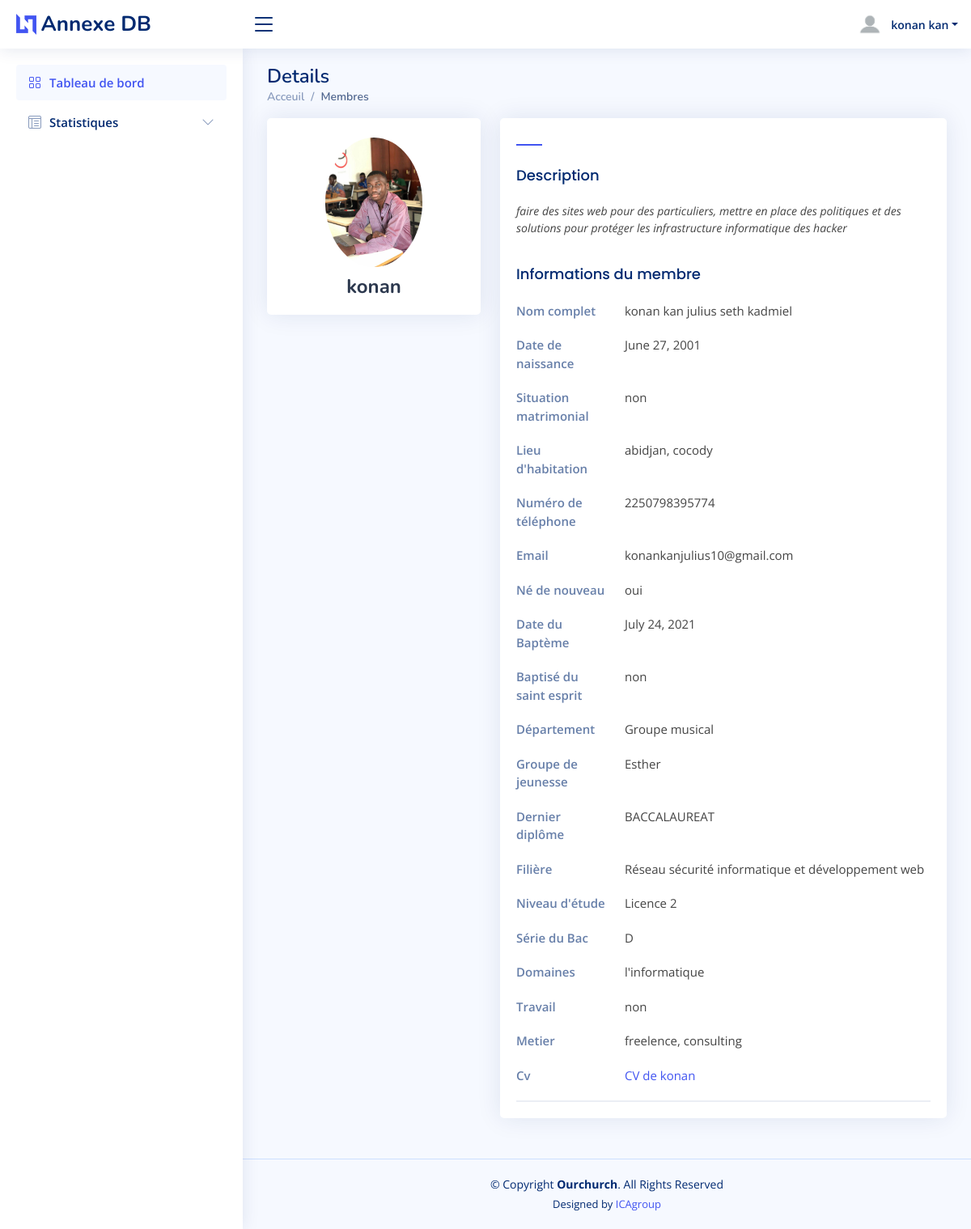
The app's page /comptes/1/ (signed in) with its own data.
### formulaires/models.py (models this page shows, shortened)
class professionnal(models.Model):
    CHOIX = [
        ("oui","oui"),
        ("non","non")
    ]
    secteurs_activite = [
        ('agriculture', 'Agriculture'),
        ('telecommunications', 'Télécommunications'),
        ('petrole_gaz', 'Pétrole et gaz'),
        ('banque_finance', 'Banque et finance'),
        ('energie', 'Énergie'),
        ('tourisme', 'Tourisme'),
        ('commerce', 'Commerce'),
        ('construction_immobilier', 'Construction et immobilier'),
        ('manufacturier', 'Manufacturier'),
        ('services', 'Services'),
        ('transport_logistique', 'Transport et logistique'),
        ('technologie', 'Technologie de l\'information'),
        ('education', 'Éducation'),
        ('sante', 'Santé'),
        ('media', 'Média et communication'),
        ('mode', 'Mode et textile'),
        ('art_culture', 'Art et culture'),
        ('sport', 'Sport et loisirs'),
        ('restauration', 'Restauration'),
        ('automobile', 'Automobile'),
        ('environnement', 'Environnement'),
    ]
    person = models.ForeignKey(scolaire,null=True, on_delete=models.CASCADE)
    domaine = models.CharField(max_length=80, null=True, blank=True, choices=secteurs_activite)
    working = models.CharField(max_length=3,null=True, blank=True, choices=CHOIX)
    metier= models.CharField(max_length=80,null=True, blank=True)
    description = models.TextField(blank=True, default=None)
    cv = models.FileField(upload_to='PDF/CV/', null=True)
    image_de_profil = models.ImageField(upload_to='Pictures/profil', null=True)

class Person(models.Model):
    villes = [
        ("Abengourou", "Abengourou"),
        ("Abidjan", "Abidjan"),
        ("Aboisso", "Aboisso"),
        ("Adzopé", "Adzopé"),
        ("Agboville", "Agboville"),
        ("Akoupé", "Akoupé"),
        ("Anyama", "Anyama"),
        ("Bingerville", "Bingerville"),
        ("Bondoukou", "Bondoukou"),
        ("Bouaflé", "Bouaflé"),
        ("Bouaké", "Bouaké"),
        ("Boundiali", "Boundiali"),
        ("Dabou", "Dabou"),
        ("Daloa", "Daloa"),
        ("Daoukro", "Daoukro"),
        ("Dimbokro", "Dimbokro"),
        ("Divo", "Divo"),
        ("Ferkessédougou", "Ferkessédougou"),
        ("Gagnoa", "Gagnoa"),
        ("Grand-Bassam", "Grand-Bassam"),
        ("Guiglo", "Guiglo"),
        ("Issia", "Issia"),
        ("Katiola", "Katiola"),
        ("Korhogo", "Korhogo"),
        ("Lakota", "Lakota"),
        ("Man", "Man"),
        ("Odienné", "Odienné"),
        ("San-Pédro", "San-Pédro"),
        ("Sassandra", "Sassandra"),
        ("Séguéla", "Séguéla"),
        ("Soubré", "Soubré"),
        ("Tiassalé", "Tiassalé"),
        ("Toumodi", "Toumodi"),
        ("Yamoussoukro", "Yamoussoukro"),
        ("Zuénoula", "Zuénoula")
    ]
    communes = [
        ('abobo', 'Abobo'),
        ('adjame', 'Adjamé'),
        ('anyama', 'Anyama'),
        ('attecoube', 'Attécoubé'),
        ('bingerville', 'Bingerville'),
        ('cocody', 'Cocody'),
        ('koumassi', 'Koumassi'),
        ('marcory', 'Marcory'),
        ('plateau', 'Plateau'),
        ('port-bouet', 'Port-Bouët'),
        ('treichville', 'Treichville'),
        ('yopougon', 'Yopougon'),
    ]
    name = models.CharField(max_length=100)
    prenoms = models.CharField(max_length=100)
    email = models.EmailField(max_length=80)
    numero = models.CharField(max_length=14)
    date = models.DateField(null=True, default=None)
    location = models.CharField(max_length=100, blank=True, choices=villes)
    commune = models.CharField(max_length=100, blank=True, choices=communes)
    status = models.CharField(max_length=100)
    genre = models.CharField(max_length=10)

class spirit(models.Model):
    CHOIX = [
        ("oui","oui"),
        ("non","non")
    ]
    DEPARTEMENT = [
        ("ESTER","ESTHER"),
        ("EMMANUEL","EMMANUEL"),
        ("JOSUE","JOSUE"),
        ("OSE","OSE"),
    ]
    COMMIT = [
        ("ORDRE ET ACCEUIL", "ORDRE ET ACCEUIL"),
        ("COMMITE SOCIAL", "COMMITE SOCIAL")
    ]
    person = models.ForeignKey(Person,null=True, blank=True, on_delete=models.CASCADE)
    baptism_water = models.CharField(max_length=3, default=None, choices=CHOIX)
    date = models.DateField(null=True, blank=True)
    baptism_spirit = models.CharField(max_length=3, default=None, choices=CHOIX)
    community = models.CharField(max_length=16,null=True, blank=True, default=None, choices=COMMIT)
    jeunesse = models.CharField(max_length=8,null=True, blank=True, default=None, choices=DEPARTEMENT)

class scolaire(models.Model):
    LEVEL = [
        ("JE CONTINUE LES COURS","JE CONTINUE LES COURS"),
        ("CP1","CP1"),
        ("CP2","CP2"),
        ("CE1","CE1"),
        ("CE2","CE2"),
        ("CM1","CM1"),
        ("CM2","CM2"),
        ("SIXIEME","SIXIEME"),
        ("CINQUIEME","CINQUIEME"),
        ("QUATRIEME","QUATRIEME"),
        ("TROISIEME","TROISIEME"),
        ("SECOND","SECOND"),
        ("PREMIERE","PREMIERE"),
        ("TERMINAL","TERMINAL"),
        ("LICENCE 1","LICENCE 1"),
        ("LICENCE 2","LICENCE 2"),
        ("LICENCE 3","LICENCE 3"),
        ("MASTER 1","MASTER 1"),
        ("MASTER 2","MASTER 2"),
        ("DOCTORAT","DOCTORAT")
    ]
    DIPLOME = [
        ("CEPE","CEPE"),
        ("BEPEC","BEPEC"),
        ("BACCALAUREAT","BACCALAUREAT"),
        ("BTS","BTS"),
        ("LICENCE 3","LICENCE 3"),
        ("MASTER","MASTER"),
        ("DOCTORAT","DOCTORAT"),
        ("DUT","DUT"),
    ]
    TYPES = [
        ("A","A"),
        ("B","B"),
        ("C","C"),
        ("D","D"),
        ("E","E"),
        ("F","F"),
        ("G","G"),
    ]
    person = models.ForeignKey(spirit,null=True,default=None, on_delete=models.CASCADE)
    niveau = models.CharField(max_length=21,null=True, blank=True, choices=LEVEL)
    diplomes = models.CharField(max_length=12,null=True, blank=False, choices=DIPLOME)
    series = models.CharField(max_length=12,null=True, blank=True, choices=TYPES)
    filieres = models.CharField(max_length=36,null=True, blank=True)

### comptes/views.py (the view)
# urls.py: path('<int:person_id>/', views.details, name="details"),
def details(request, person_id):
    if not request.user.is_authenticated:
        return redirect('connexion')
    context = {
        'person': get_object_or_404(Person, pk=person_id),
        'spirit': get_object_or_404(spirit, pk=person_id),
        'scolaire': get_object_or_404(scolaire, pk=person_id),
        'professionnal': get_object_or_404(professionnal, pk=person_id),
    }
    return render(request, 'pages/details.html', context)

### comptes/templates/pages/details.html (shortened to what this page needs)
{% load static %}
{% include 'main/header/header.html' %}
<body>
    <header>
    {% include 'main/menu/menu.html' %}
    </header>
    <main id="main" class="main">
        <div class="pagetitle">
          <h1>Details</h1>
          <nav>
            <ol class="breadcrumb">
              <li class="breadcrumb-item"><a href="{% url 'index' %}">Acceuil</a></li>
              <li class="breadcrumb-item active">Membres</li>
            </ol>
          </nav>
        </div>
        <section class="section profile">
          <div class="row">
            <div class="col-xl-4">
              <div class="card">
                <div class="card-body profile-card pt-4 d-flex flex-column align-items-center">
                  <img src="/media/{{professionnal.image_de_profil}}" alt="Profile" class="rounded-circle">
                  <h2>{{person.name}}</h2>
                </div>
              </div>
            </div>
            <div class="col-xl-8">
              <div class="card">
                <div class="card-body pt-3">
                  <ul class="nav nav-tabs nav-tabs-bordered">
                    <li class="nav-item">
                      <button class="nav-link active" data-bs-toggle="tab" data-bs-target="#profile-overview"></button>
                    </li>
                  <div class="tab-content pt-2">
                    <div class="tab-pane fade show active profile-overview" id="profile-overview">
                      <h5 class="card-title">Description</h5>
                      <p class="small fst-italic">{{professionnal.description}}</p>
                      <h5 class="card-title">Informations du membre</h5>
                      <div class="row">
                        <div class="col-lg-3 col-md-4 label ">Nom complet</div>
                        <div class="col-lg-9 col-md-8">{{person.name}} {{person.prenoms}}</div>
                      </div>
                      <div class="row">
                        <div class="col-lg-3 col-md-4 label ">Date de naissance</div>
                        <div class="col-lg-9 col-md-8">{{person.date}}</div>
                      </div>
                      <div class="row">
                        <div class="col-lg-3 col-md-4 label ">Situation matrimonial</div>
                        <div class="col-lg-9 col-md-8">{{person.status}}</div>
                      </div>
                      <div class="row">
                        <div class="col-lg-3 col-md-4 label">Lieu d'habitation</div>
                        <div class="col-lg-9 col-md-8">{{person.location}}, {{person.commune}}</div>
                      </div>
                      <div class="row">
                        <div class="col-lg-3 col-md-4 label">Numéro de téléphone</div>
                        <div class="col-lg-9 col-md-8">{{person.numero}}</div>
                      </div>
                      <div class="row">
                        <div class="col-lg-3 col-md-4 label">Email</div>
                        <div class="col-lg-9 col-md-8">{{person.email}}</div>
                      </div>
                      <div class="row">
                        <div class="col-lg-3 col-md-4 label">Né de nouveau</div>
                        <div class="col-lg-9 col-md-8">{{spirit.baptism_water}}</div>
                      </div>
                      <div class="row">
                        <div class="col-lg-3 col-md-4 label">Date du Baptème</div>
                        <div class="col-lg-9 col-md-8">{{spirit.date}} </div>
                      </div>
                      <div class="row">
                        <div class="col-lg-3 col-md-4 label">Baptisé du saint esprit</div>
                        <div class="col-lg-9 col-md-8">{{spirit.baptism_spirit}}</div>
                      </div>
                      <div class="row">
                        <div class="col-lg-3 col-md-4 label">Département</div>
                        <div class="col-lg-9 col-md-8">{{spirit.community}}</div>
                      </div>
                      <div class="row">
                        <div class="col-lg-3 col-md-4 label">Groupe de jeunesse</div>
                        <div class="col-lg-9 col-md-8">{{spirit.jeunesse}} </div>
                      </div>
                      <div class="row">
                        <div class="col-lg-3 col-md-4 label">Dernier diplôme</div>
                        <div class="col-lg-9 col-md-8">{{scolaire.diplomes}}</div>
                      </div>
                      <div class="row">
                        <div class="col-lg-3 col-md-4 label">Filière</div>
                        <div class="col-lg-9 col-md-8">{{scolaire.filieres}}</div>
                      </div>
                      <div class="row">
                        <div class="col-lg-3 col-md-4 label">Niveau d'étude</div>
                        <div class="col-lg-9 col-md-8">{{scolaire.niveau}} </div>
                      </div>
                      <div class="row">
                        <div class="col-lg-3 col-md-4 label">Série du Bac</div>
                        <div class="col-lg-9 col-md-8">{{scolaire.series}}</div>
                      </div>
                      <div class="row">
                        <div class="col-lg-3 col-md-4 label">Domaines</div>
                        <div class="col-lg-9 col-md-8">{{professionnal.domaine}}</div>
                      </div>
                      <div class="row">
                        <div class="col-lg-3 col-md-4 label">Travail</div>
                        <div class="col-lg-9 col-md-8">{{professionnal.working}} </div>
                      </div>
                      <div class="row">
                        <div class="col-lg-3 col-md-4 label">Metier</div>
                        <div class="col-lg-9 col-md-8">{{professionnal.metier}}</div>
                      </div>
                      <div class="row">
                        <div class="col-lg-3 col-md-4 label">Cv</div>
                        <div class="col-lg-9 col-md-8"><a href="/media/{{professionnal.cv}}" target="_blank" >CV de {{person.name}}</a></div>
                      </div>
                    </div>
                  </div>
                </div>
              </div>
            </div>
          </div>
        </section>
      </main>
    <footer>
        {% include 'main/footer/footer.html' %}
    </footer>
</body>

### comptes/templates/main/menu/menu.html (shortened to what this page needs)
{% load static %}
<header id="header" class="header fixed-top d-flex align-items-center">
  <div class="d-flex align-items-center justify-content-between">
    <a href="{% url 'index' %}" class="logo d-flex align-items-center">
      <img src="{% static 'assets/img/logo.png'%}" alt="">
      <span class="d-none d-lg-block">Annexe DB</span>
    </a>
    <i class="bi bi-list toggle-sidebar-btn"></i>
  </div>
  <nav class="header-nav ms-auto">
    <ul class="d-flex align-items-center">
      <li class="nav-item dropdown pe-3">
        <a class="nav-link nav-profile d-flex align-items-center pe-0" href="#" data-bs-toggle="dropdown">
          <img src="{% static 'assets/img/profil.png'%}" alt="Profile" class="rounded-circle">
          <span class="d-none d-md-block dropdown-toggle ps-2">{{user.last_name}}</span>
        </a>
      </li>
    </ul>
  </nav>
</header>
<aside id="sidebar" class="sidebar">
  <ul class="sidebar-nav" id="sidebar-nav">
    <li class="nav-item">
      <a class="nav-link " href="{% url 'index'%}">
        <i class="bi bi-grid"></i>
        <span>Tableau de bord</span>
      </a>
    </li>
    <li class="nav-item">
      <a class="nav-link collapsed" data-bs-target="#tables-nav" data-bs-toggle="collapse" href="#">
        <i class="bi bi-layout-text-window-reverse"></i><span>Statistiques</span><i class="bi bi-chevron-down ms-auto"></i>
      </a>
    </li>
  </ul>
</aside>

### records on screen
professionnal: image_de_profil (picture), description "faire des sites web pour des particuliers, mettre en place des politiques et des solutions pour protéger les infrastructure informatique des hacker", domaine "l'informatique", working "non", metier "freelence, consulting"
Person: name "konan", prenoms "kan julius seth kadmiel", date "June 27, 2001", status "non", location "abidjan", commune "cocody", numero "2250798395774", email "konankanjulius10@gmail.com"
spirit: baptism_water "oui", date "July 24, 2021", baptism_spirit "non", community "Groupe musical", jeunesse "Esther"
scolaire: diplomes "BACCALAUREAT", filieres "Réseau sécurité informatique et développement web", niveau "Licence 2", series "D"

### other values on screen
{{ user.last_name }} "konan kan"
